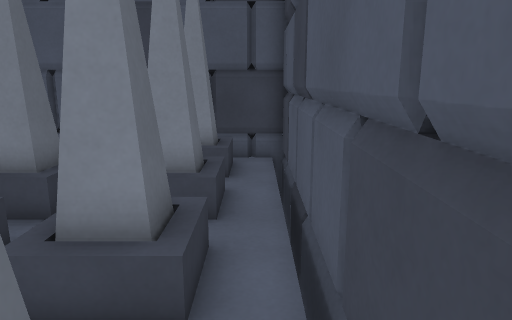
view 1 (above)

17 first-person views from a walk through a level from a Godot 3-D game. The camera is 1.3 m above the floor, tilts 12° down and sees 70° across. The floor is counted in squares, 0.5 m on a side. Each view is taken from the middle of a square. On the plan, view 1 faces up. The plan holds only what a view shows up to about 20 squares ahead; the rest is blank.

view 2
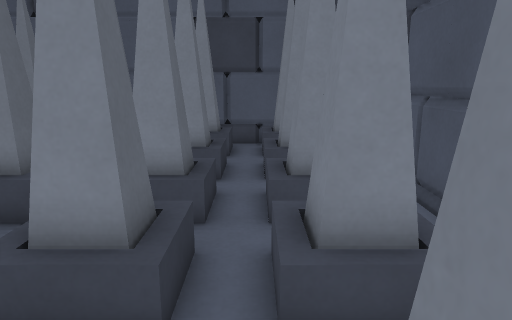

view 3
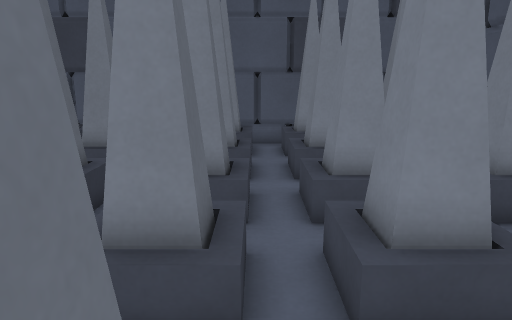

view 4
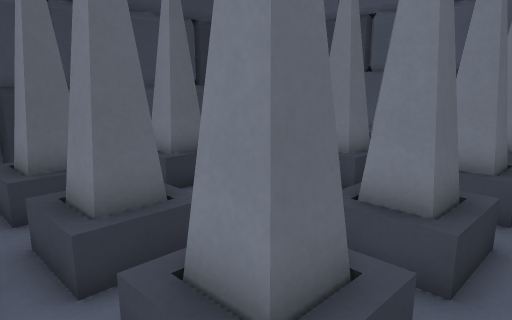

view 5
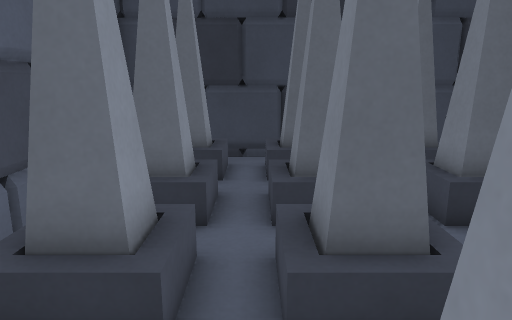

view 6
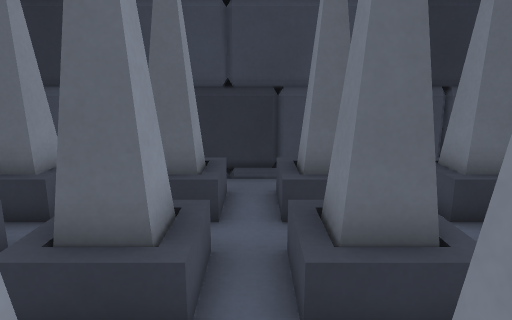

view 7
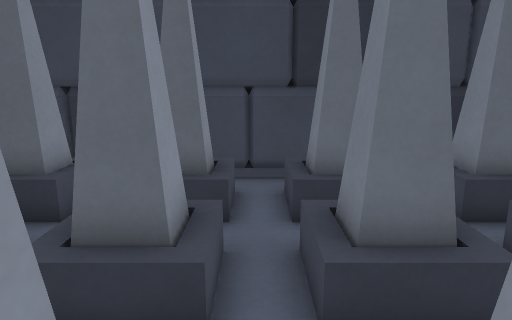

view 8
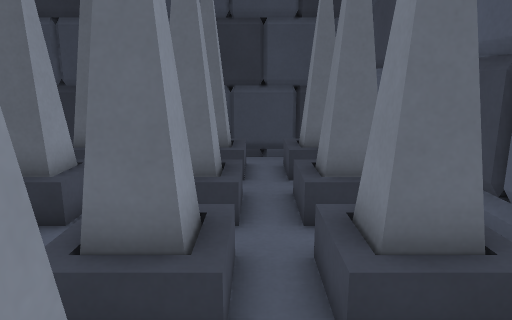

view 9
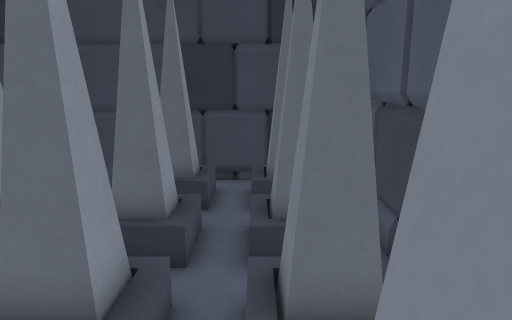

view 10
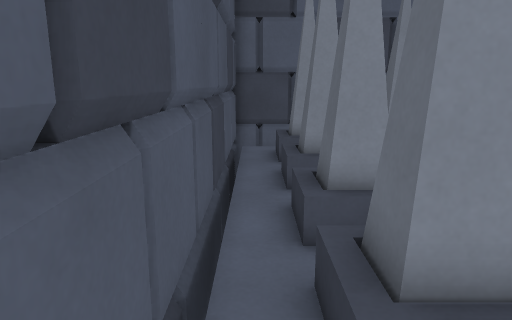

view 11
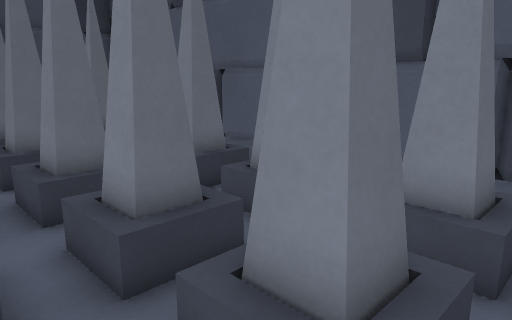

view 12
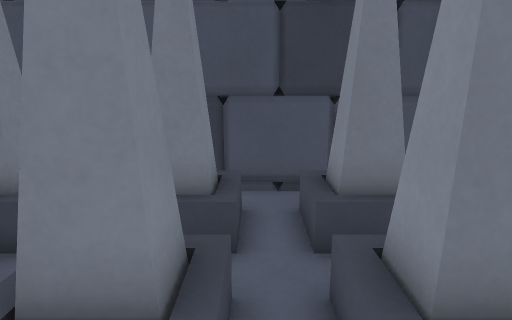

view 13
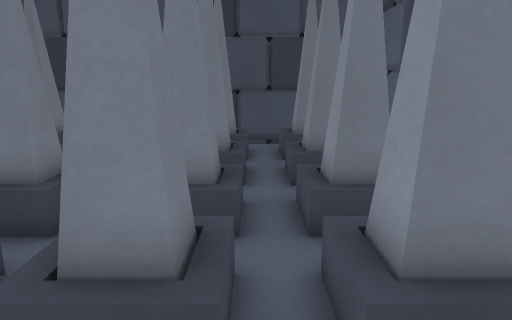

view 14
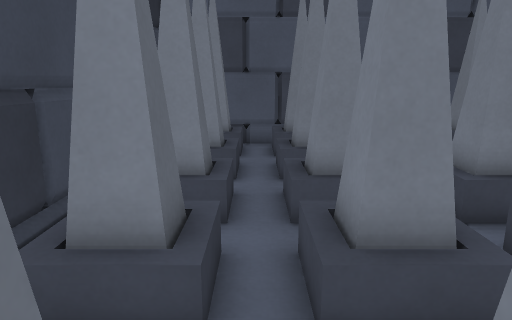

view 15
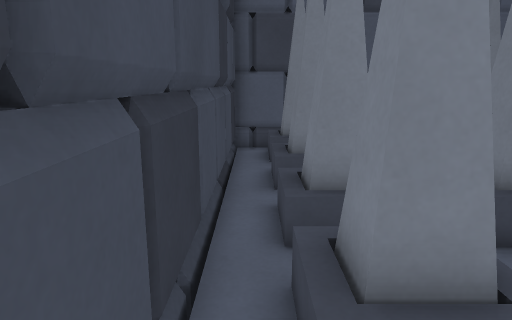

view 16
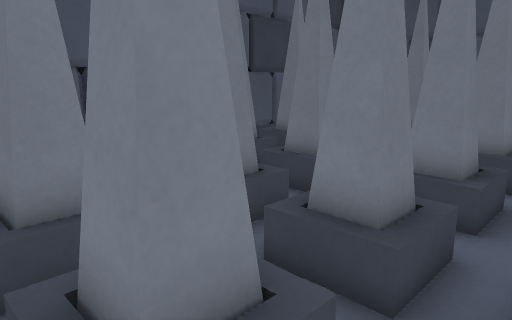

view 17
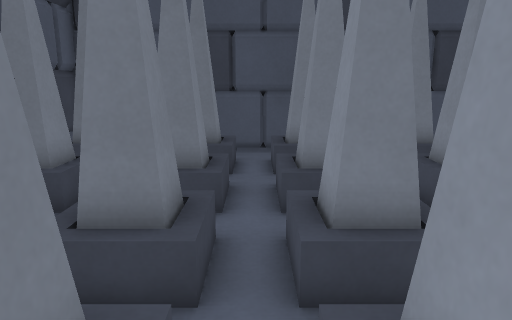

### Floor plan
Key: @ floor where view 1 was taken; # wall or solid block; x gap in a wall; . floor; / step, stairs or slope; = window, fence, low wall or low ledge; O other object.
Columns run from 17 left of view 1 to 1 right of it. Each row starts with its distance up from view 1.
 13 ###################
 12 #.....  .x// /....#
 11 #.##.##.=#//#/.##.#
 10 #.==.==.==//=/.==.#
  9 #.................#
  8 #.##.##.=#..#O.##.#
  7 #.##.##.=#..OO.##.#
  6 #.................#
  5 #.##.##.=#..OO.##.#
  4 #.##.##.=#..OO.##.#
  3 #.................#
  2 #.##.##.=#..OO.##.#
  1 #.##.##.=#..#O.##.#
  0 #................@#
 -1 #.==.O=.O=//=O.=O.#
 -2 #.##.O#.=#//# .#O.#
 -3 #   .    x/   . ..#
 -4 #                 #

Positions as (right, up) in squares from view 1, and headings:
1: (0, 0), facing up
2: (-3, -3), facing up
3: (-7, -3), facing up
4: (-6, -1), facing up-left
5: (-4, 0), facing left
6: (-7, 3), facing left
7: (-7, 6), facing left
8: (-4, 9), facing left
9: (-4, 10), facing left
10: (0, 11), facing down
11: (0, 5), facing up-left
12: (-8, 0), facing right
13: (-15, 0), facing right
14: (-13, -3), facing up
15: (-16, -2), facing up
16: (-16, 2), facing up-right
17: (-13, 6), facing right
